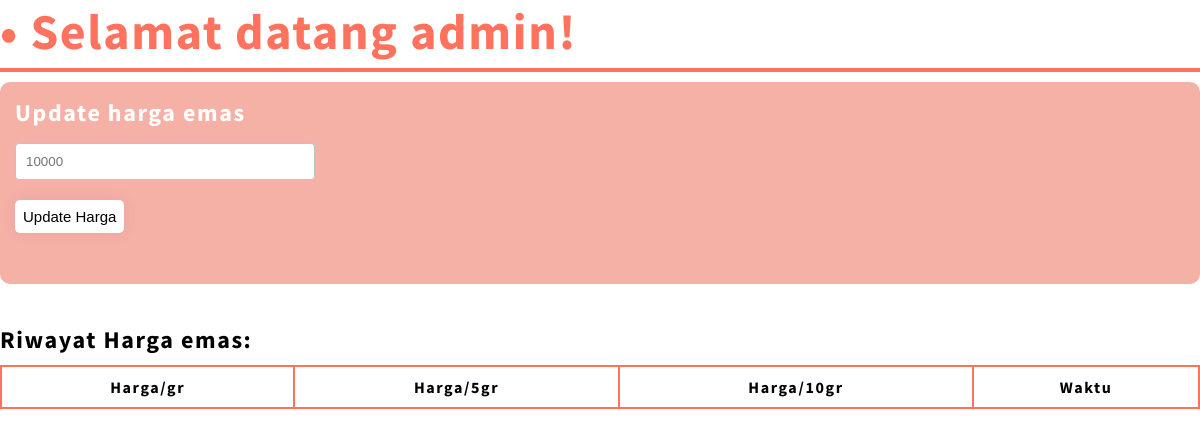
The app's page /page/beranda-admin.php, older data.
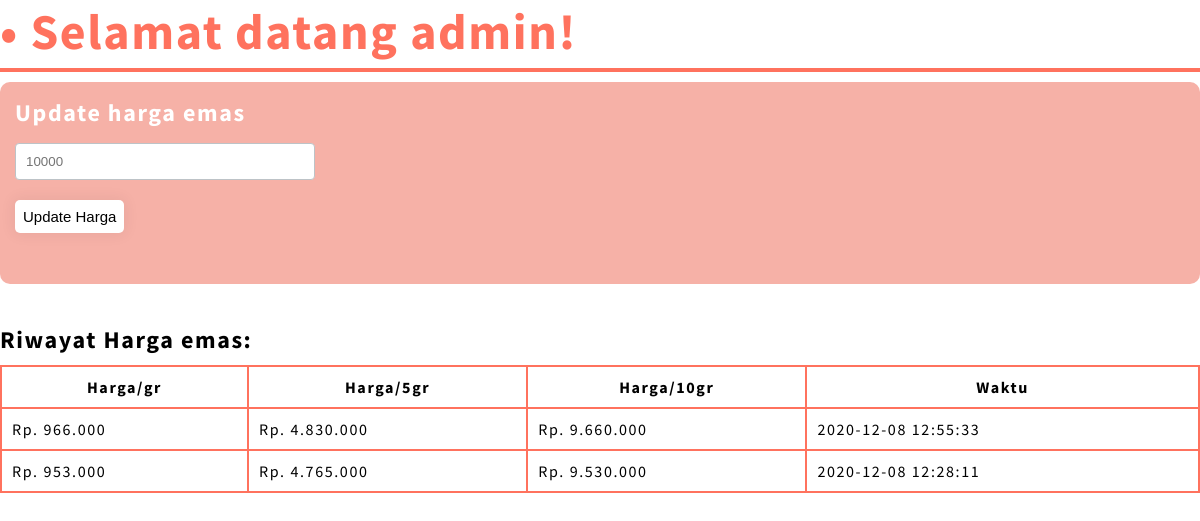
The same page, newer data.
### tables this page shows
CREATE TABLE `riwayat_harga` (
  `id` int(11) NOT NULL,
  `harga` int(255) NOT NULL,
  `waktu` timestamp NOT NULL DEFAULT CURRENT_TIMESTAMP ON UPDATE CURRENT_TIMESTAMP
);

### page/beranda-admin.php (the view, shortened to what this page needs)
<?php
include '../lib/koneksi.php';
?>
<link href="../css/page.css" rel="stylesheet"/>
<h1 class="page-title">• Selamat datang admin!</h1>
<div class="widget">
<h2>Update harga emas</h2>
<form action="" method="POST">
<input type="number" id="emas" name="harga-emas" min="10000" class="input-text" placeholder="10000"/><br/><br/>
<input type="submit" id="emas" value="Update Harga" name="update" min="10000" class="btn" style="background:white;color:black;" placeholder="10000"/><br/><br/>
</form>
</div><br/>
<h2>Riwayat Harga emas:</h2>
<table>
	<tr>
		<th>Harga/gr</th>
		<th>Harga/5gr</th>
		<th>Harga/10gr</th>
		<th>Waktu</th>
	<?php
	$q = $con->query("SELECT * FROM riwayat_harga order by waktu desc");
	while ($rows = $q->fetch_assoc()){
		echo "<tr>";
		echo "<td>Rp. ".number_format($rows['harga'], 0, '.', '.')."</td>";
		echo "<td>Rp. ".number_format($rows['harga']*5, 0, '.', '.')."</td>";
		echo "<td>Rp. ".number_format($rows['harga']*10, 0, '.', '.')."</td>";
		echo "<td>".$rows['waktu']."</td>";
		echo "</tr>";
	}
	?>
</table>

Row changes from the older to the newer data that the page shows:
added riwayat_harga: harga "966.000", $rows['harga']*5 "4.830.000", $rows['harga']*10 "9.660.000", waktu "2020-12-08 12:55:33"
added riwayat_harga: harga "953.000", $rows['harga']*5 "4.765.000", $rows['harga']*10 "9.530.000", waktu "2020-12-08 12:28:11"
